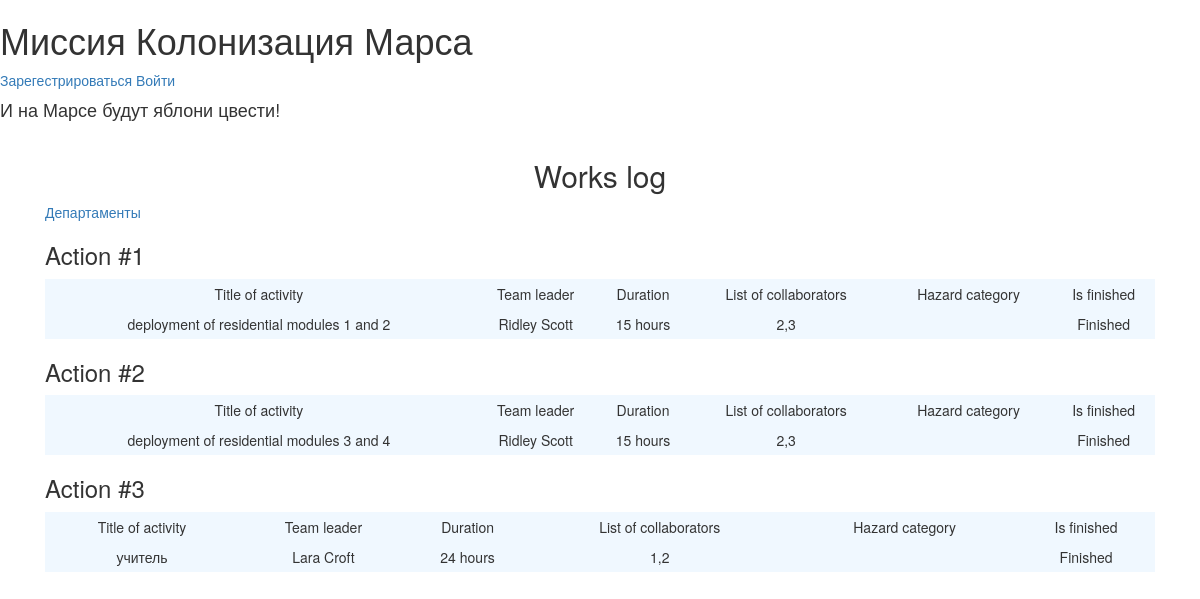
The app's page /, older data.
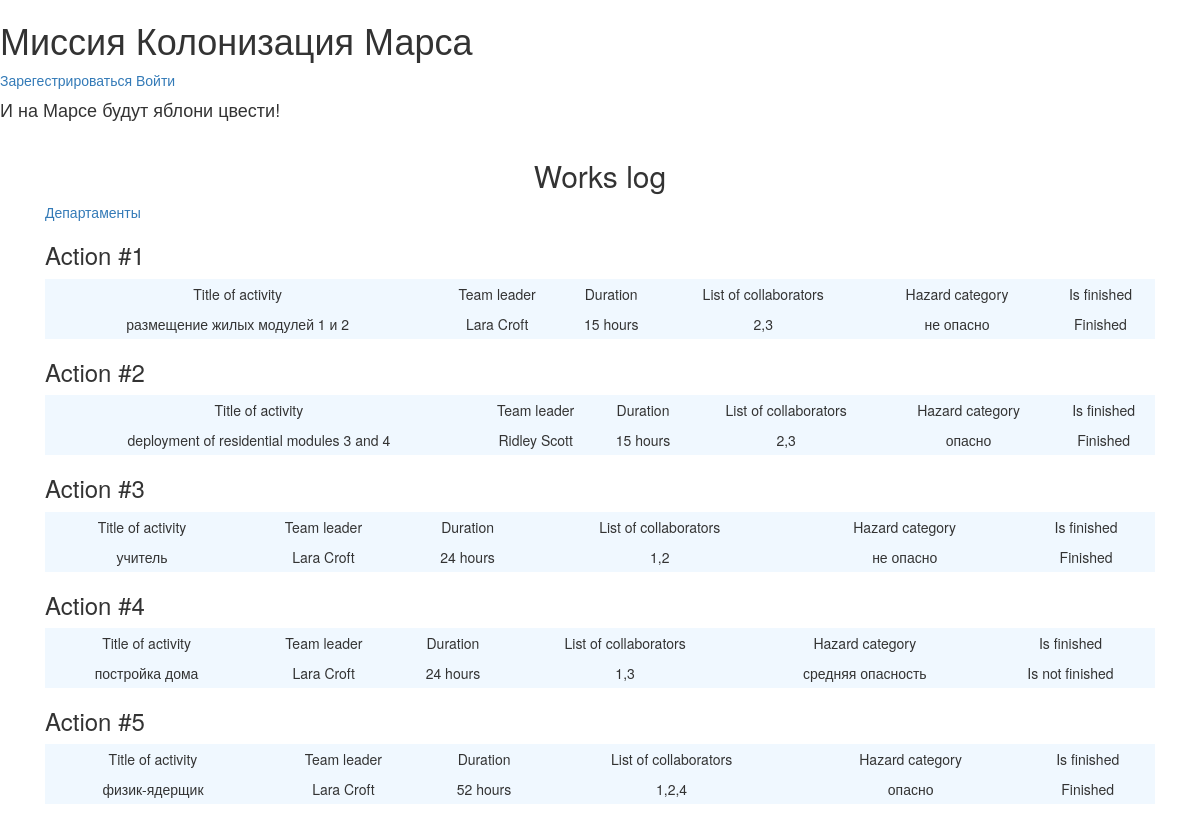
The same page, newer data.
### data/jobs.py (models this page shows)
class Job(SqlAlchemyBase, SerializerMixin):
    __tablename__ = 'jobs'
    id = sqlalchemy.Column(sqlalchemy.Integer,
                           primary_key=True, autoincrement=True)
    team_leader_id = sqlalchemy.Column(sqlalchemy.Integer,
                                       sqlalchemy.ForeignKey("users.id"))
    team_leader = orm.relationship('User')
    job = sqlalchemy.Column(sqlalchemy.String, nullable=True)
    work_size = sqlalchemy.Column(sqlalchemy.Integer, nullable=True)
    collaborators = sqlalchemy.Column(sqlalchemy.String, nullable=True)
    start_date = sqlalchemy.Column(sqlalchemy.DateTime, default=datetime.datetime.now())
    end_date = sqlalchemy.Column(sqlalchemy.DateTime)
    is_finished = sqlalchemy.Column(sqlalchemy.Boolean, default=False)

### data/users.py (models this page shows, shortened)
class User(SqlAlchemyBase, UserMixin, SerializerMixin):
    __tablename__ = 'users'
    id = sqlalchemy.Column(sqlalchemy.Integer,
                           primary_key=True, autoincrement=True)
    surname = sqlalchemy.Column(sqlalchemy.String, nullable=True)
    name = sqlalchemy.Column(sqlalchemy.String, nullable=True)
    age = sqlalchemy.Column(sqlalchemy.Integer, nullable=True)
    position = sqlalchemy.Column(sqlalchemy.String, nullable=True)
    speciality = sqlalchemy.Column(sqlalchemy.String, nullable=True)
    address = sqlalchemy.Column(sqlalchemy.String, nullable=True)
    email = sqlalchemy.Column(sqlalchemy.String,
                              index=True, unique=True, nullable=True)
    hashed_password = sqlalchemy.Column(sqlalchemy.String, nullable=True)
    modified_date = sqlalchemy.Column(sqlalchemy.DateTime,
                                      default=datetime.datetime.now)
    city = sqlalchemy.Column(sqlalchemy.String, nullable=True)

### data/category.py (models this page shows)
class Category(SqlAlchemyBase, SerializerMixin):
    __tablename__ = 'category'
    id = sqlalchemy.Column(sqlalchemy.Integer,
                           primary_key=True, autoincrement=True)
    category = sqlalchemy.Column(sqlalchemy.String, nullable=True)

### main.py (the view)
@app.route('/')
def works_log():
    jobs = db_sess.query(Job).all()
    category_id = db_sess.query(Category_id).all()
    category = db_sess.query(Category).all()
    return render_template('jobs.html', title='Журнал работ', jobs=jobs,
                           category=category, category_id=category_id)

### templates/jobs.html (shortened to what this page needs)
{% extends 'base.html' %}
{% block content %}
    <h2 align="center">Works log</h2>
    <div class="edit_jobs">
        <a href="http://localhost:5000/departments">Департаменты</a>
    </div>
    {% for job in jobs %}
        <h3>Action #{{ loop.index }}</h3>
        <table class="tbl">
            <tr class="mn">
                <td>Title of activity</td>
                <td>Team leader</td>
                <td>Duration</td>
                <td>List of collaborators</td>
                <td>Hazard category</td>
                <td>Is finished</td>
            </tr>
            <tr>
                <td>{{ job.job }}</td>
                <td>{{ job.team_leader.name }} {{ job.team_leader.surname }}</td>
                <td>{{ job.work_size }} hours</td>
                <td>{{ job.collaborators }}</td>
                <td>{% for categorid in category_id %}
                    {% if categorid.job_id == job.id %}
                        {% for categor in category %}
                        {% if categor.id == categorid.category_id %}
                            {{  categor.category  }}
                        {% endif %}
                        {% endfor %}
                    {% endif %}
                    {% endfor %}
                </td>
                <td>{% if job.is_finished == 0 %} Is not finished {% else %} Finished {% endif %}</td>
            </tr>
        </table>
    {% endfor %}
{% endblock %}

### templates/base.html (shortened to what this page needs)
<!doctype html>
<html lang="en">
<head>
    <link rel="stylesheet"
          href="https://stackpath.bootstrapcdn.com/bootstrap/4.4.1/css/bootstrap.min.css"
>
    <link rel="stylesheet" type="text/css" href="/static/css/styles.css">
    <link rel="stylesheet"
        type="text/css"
        href="https://maxcdn.bootstrapcdn.com/bootstrap/3.3.5/css/bootstrap-theme.min.css">
    <link rel="stylesheet"
        type="text/css"
        href="https://maxcdn.bootstrapcdn.com/bootstrap/3.3.5/css/bootstrap.min.css">
</head>
<body>
<div class="first_line">
    <h1 class="first_line_content">Миссия Колонизация Марса</h1>
    {% if current_user.is_authenticated %}
        <a href="http://localhost:5000/logout">{{ current_user.name }}</a>
    {% else %}
        <a href="http://localhost:5000/register">Зарегестрироваться</a>
        <a href="http://localhost:5000/login">Войти</a>
    {% endif %}
</div>
<h4>И на Марсе будут яблони цвести!</h4>
<main role="main" class="container">
    {% block content %}{% endblock %}
</main>
</body>
</html>

### static/css/styles.css (style rules this page uses)
h4 { color: #008000; }
.container { margin: 20px; }
.tbl { width: 100%; text-align: center; background-color: aliceblue; line-height: 30px; }

Row changes from the older to the newer data that the page shows:
changed Job: job "deployment of residential modules 1 and 2" → "размещение жилых модулей 1 и 2"; team_leader.name "Ridley" → "Lara"; team_leader.surname "Scott" → "Croft"
added Category: category "не опасно"
added Category: category "опасно"
added Job: job "постройка дома", team_leader.name "Lara", team_leader.surname "Croft", work_size "24", collaborators "1,3", is_finished "Is not finished"
added Category: category "средняя опасность"
added Job: job "физик-ядерщик", team_leader.name "Lara", team_leader.surname "Croft", work_size "52", collaborators "1,2,4", is_finished "Finished"
